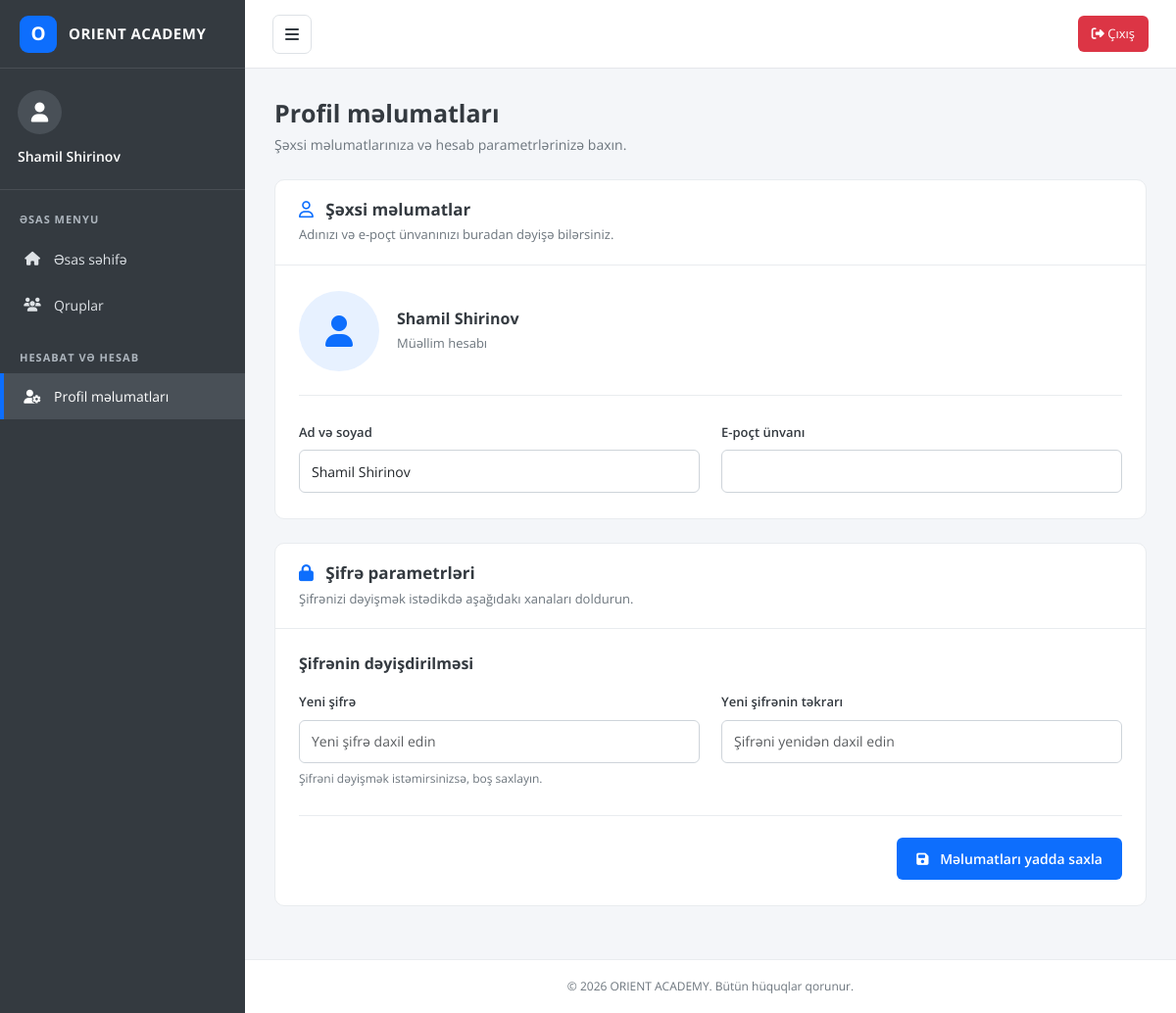
Before: /dash/profile/ (signed in) with the older database file.
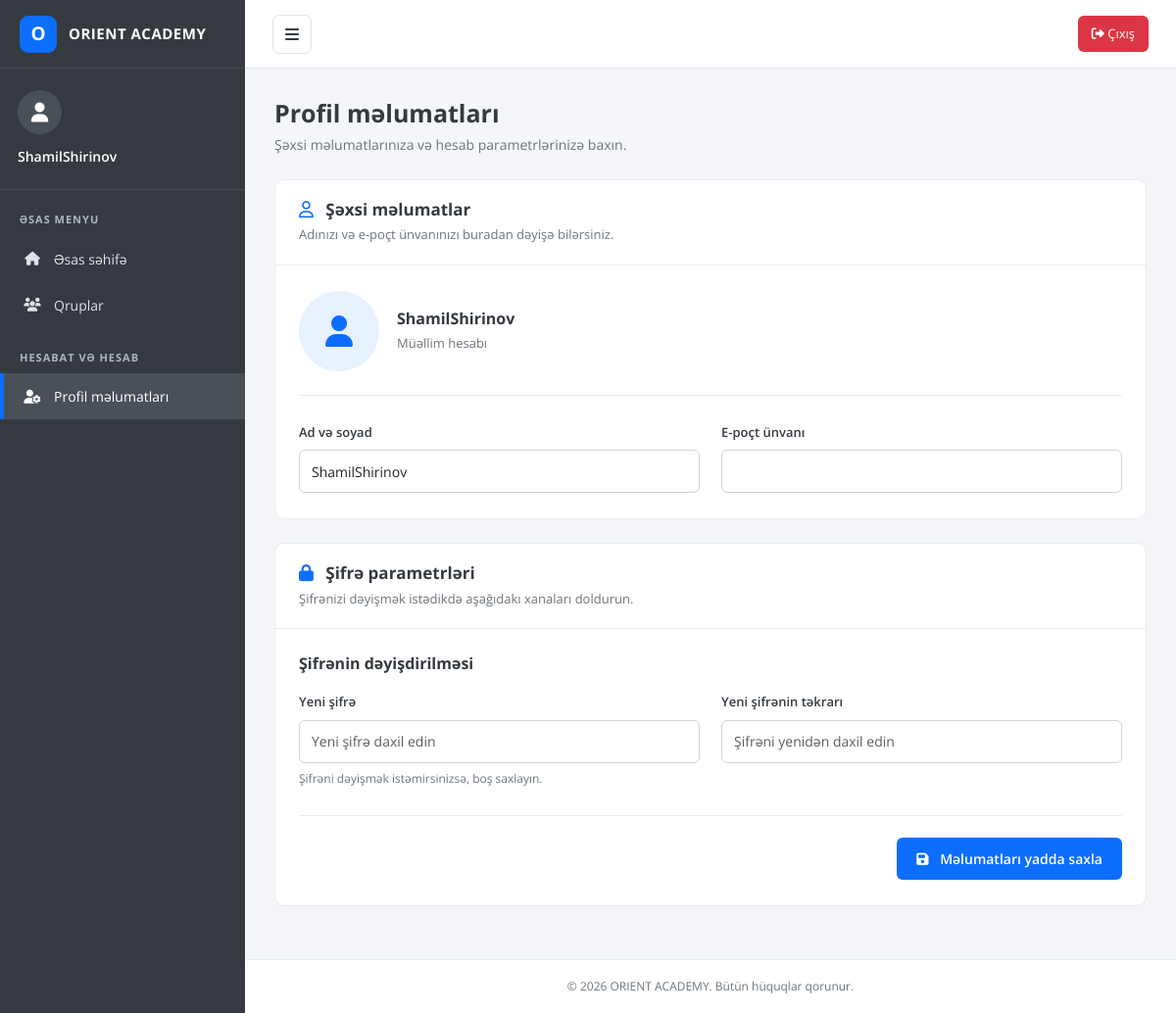
After: the same page with the newer database file.
### admindashboard/models.py (models this page shows, shortened)
class Teacher(models.Model):
    full_name = models.CharField(max_length=100)
    password = models.CharField(max_length=100)
    class Meta:
        verbose_name = "Teacher"
        verbose_name_plural = "Teachers"

### admindashboard/views.py (the view)
# urls.py: path("profile/", views.profile, name="profile"),
def profile(request):
    teacher_id = request.session.get("teacher_id")
    if not teacher_id:
        return redirect("orientlogin")
    teacher = get_object_or_404(
        Teacher,
        id=teacher_id
    )
    context = {
        "teacher": teacher
    }
    return render(request, "profile.html", context)

### templates/profile.html (shortened to what the changed rows need)
<!DOCTYPE html>
<html lang="az">
<head>
    <link href="https://cdn.jsdelivr.net/npm/bootstrap@5.3.2/dist/css/bootstrap.min.css"
          rel="stylesheet">
    <link href="https://cdnjs.cloudflare.com/ajax/libs/font-awesome/6.4.0/css/all.min.css"
          rel="stylesheet">
</head>
<body>
<div class="layout" id="layout">
    <aside class="sidebar">
        <div class="sidebar-user">
            <div class="user-icon">
                <i class="fa-solid fa-user"></i>
            </div>
            <a href="{% url 'profile' %}">
                {{ teacher.full_name }}
            </a>
        </div>
    </aside>
    <div class="main">
        <main class="page-content">
            <div class="page-heading">
                <h1>Profil məlumatları</h1>
            </div>
            <form method="POST">
                <section class="profile-card">
                    <div class="card-heading">
                        <h2>
                            <i class="fa-regular fa-user me-2 text-primary"></i>
                            Şəxsi məlumatlar
                        </h2>
                    </div>
                    <div class="card-body">
                        <div class="profile-avatar">
                            <div class="avatar-info">
                                <h3>{{ teacher.full_name }}</h3>
                                <p>Müəllim hesabı</p>
                            </div>
                        </div>
                        <div class="form-grid">
                            <div class="form-group">
                                <label for="full_name">Ad və soyad</label>
                                <input type="text"
                                       class="form-control"
                                       id="full_name"
                                       name="full_name"
                                       value="{{ teacher.full_name }}"
                                       required>
                            </div>
                        </div>
                    </div>
                </section>
                <section class="profile-card">
                    <div class="card-heading">
                        <h2>
                            <i class="fa-solid fa-lock me-2 text-primary"></i>
                            Şifrə parametrləri
                        </h2>
                    </div>
                </section>
            </form>
        </main>
    </div>
</div>
</body>
</html>

Changed rows visible on the page:
changed Teacher: full_name "Shamil Shirinov" → "ShamilShirinov"
